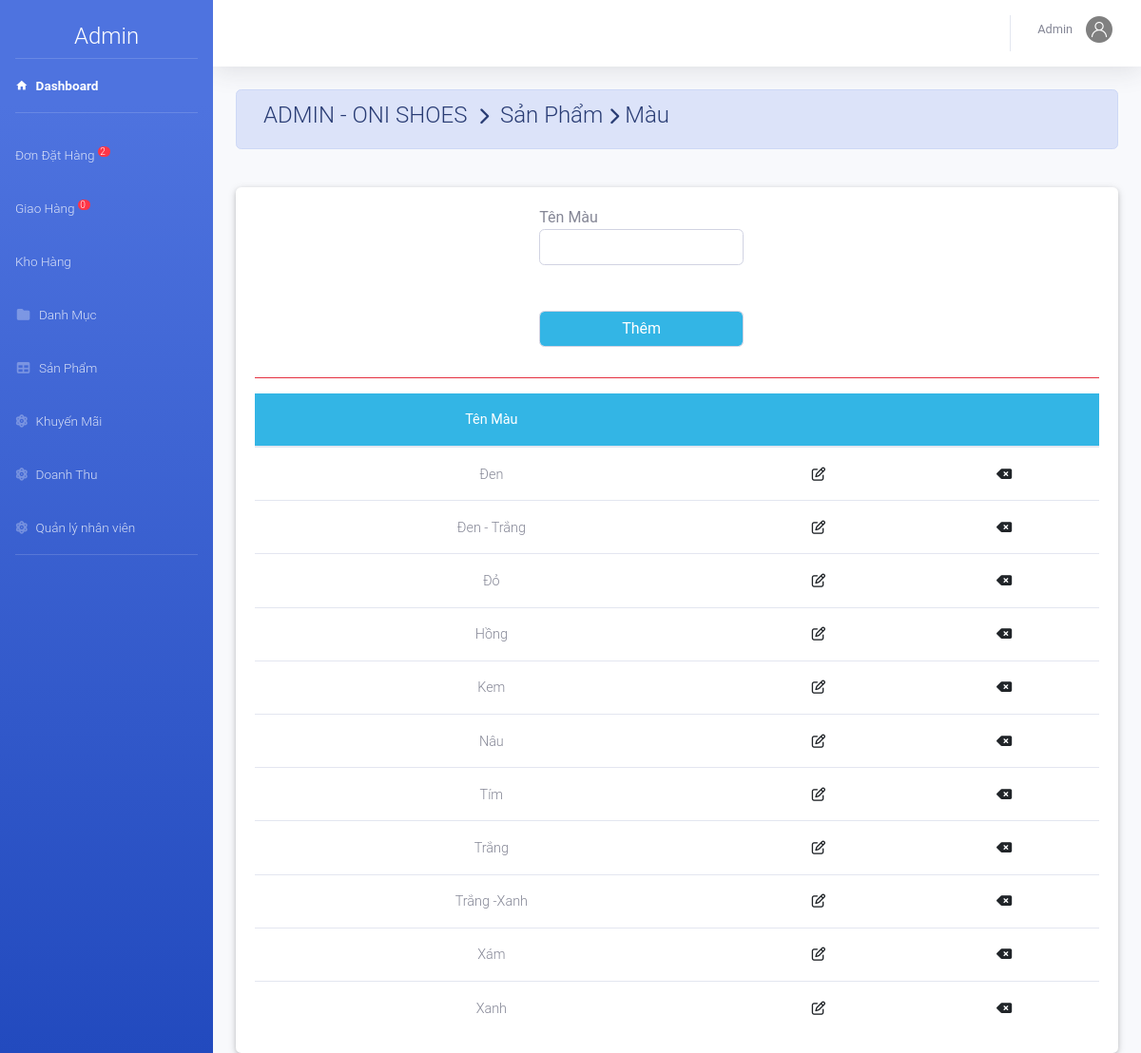
/admin/index.php?action=mau&view=them (signed in), run on the app's committed database.
### tables this page shows
CREATE TABLE `mau` (
  `MaMau` varchar(50) NOT NULL DEFAULT 'none'
);

### public/admin/mau/mau.php (the view, shortened to what this page needs)
<?php
	$sql="select * from Mau ";
	$rs=mysqli_query($conn,$sql);
?>
<div class="container-fluid">
	<div class=" alert alert-primary">
	  <h4 class="page-title">
	     ADMIN - ONI SHOES &#160;<i class="fas fa-chevron-right" style="font-size: 18px"></i>&#160; Sản Phẩm&#160;<i class="fas fa-chevron-right" style="font-size: 18px"></i>&#160;Màu </h4>
	</div><br>
<div class="card">
		<div class="card-body">
<?php include_once('main.php')?>
<table class="table table-hover m-auto text-center" style="font-size: 13px;">
	<thead class="badge-info">
		<tr>
			<th>Tên Màu</th><th colspan="2"></th>
		</tr>
	</thead>
	<tbody>
 <?php $so=0;
	 while ($row=mysqli_fetch_array($rs)) { ?>
		<tr>
			<td><?php echo $row['MaMau']; ?></td>
			<td><a href="index.php?action=mau&view=suamau&mamau=<?php echo $row['MaMau']; ?>" ><i class="far fa-edit"></i></a></td>
			<td><a href="mau/main.php?view=xoamau&mamau=<?php echo $row['MaMau']; ?>" ><i class="fas fa-backspace"></i></a></td>
		</tr>
 <?php	} ?>
	</tbody>
</table>
</div></div></div>

### data on the page
mau: MaMau "Đen"
mau: MaMau "Đen - Trắng"
mau: MaMau "Đỏ"
mau: MaMau "Hồng"
mau: MaMau "Kem"
mau: MaMau "Nâu"
mau: MaMau "Tím"
mau: MaMau "Trắng"
mau: MaMau "Trắng -Xanh"
mau: MaMau "Xám"
mau: MaMau "Xanh"

### other printed values
$dem "2"
$dem "0"
$nv['TenNV'] "Admin"
